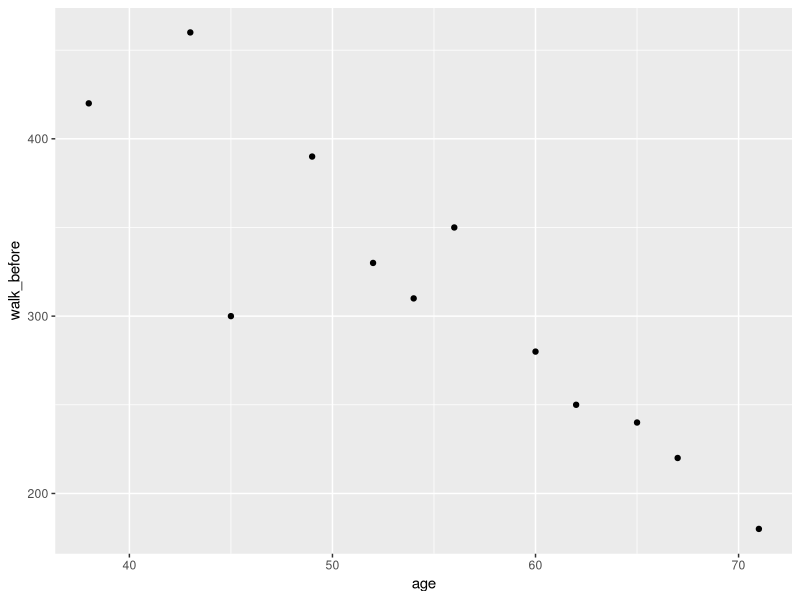
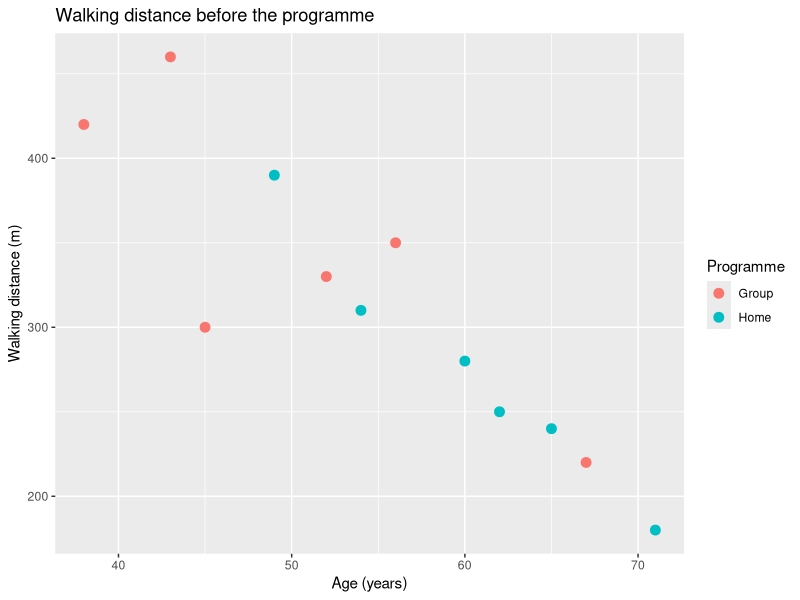
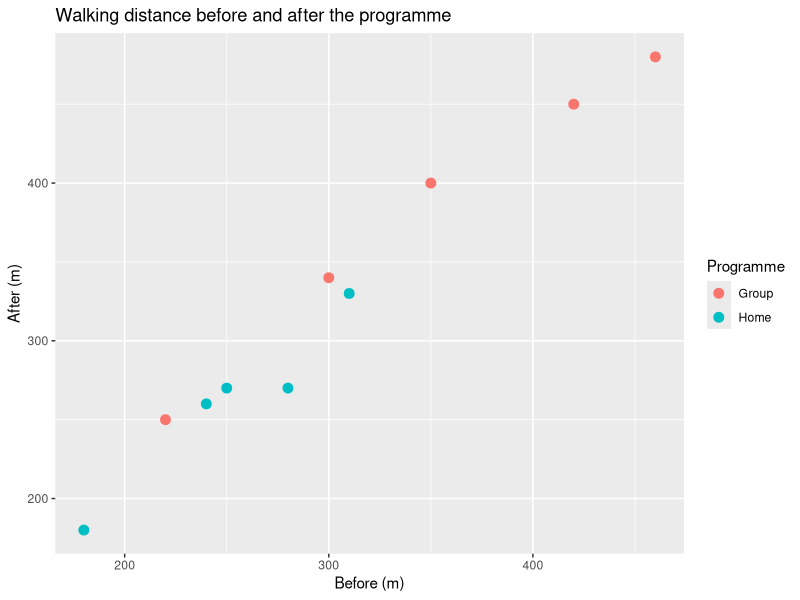
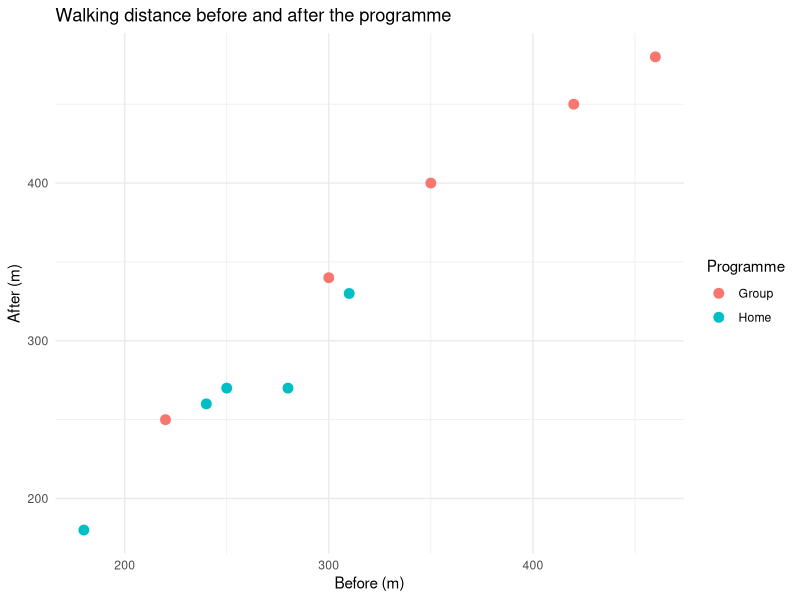
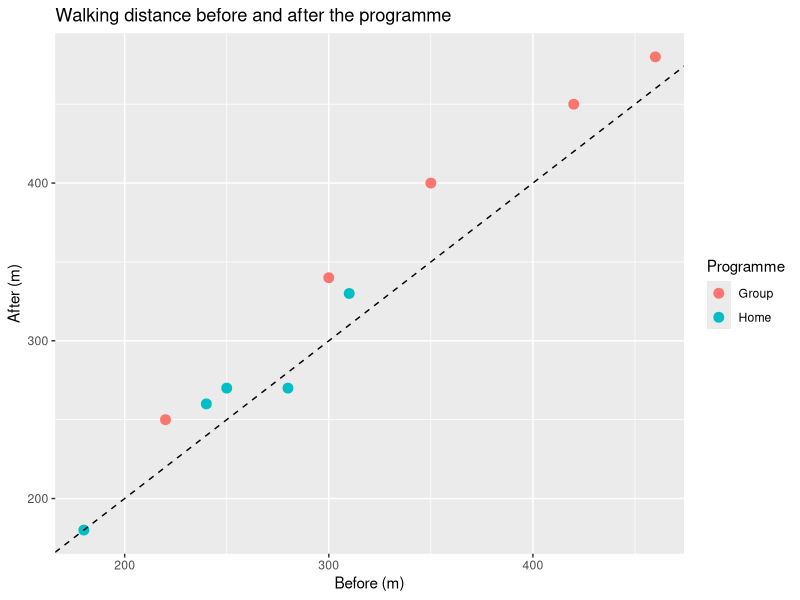
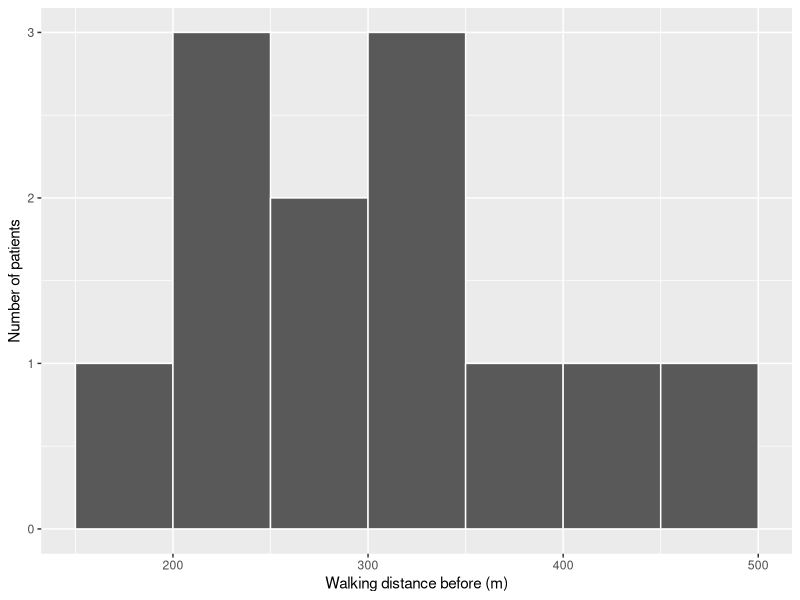
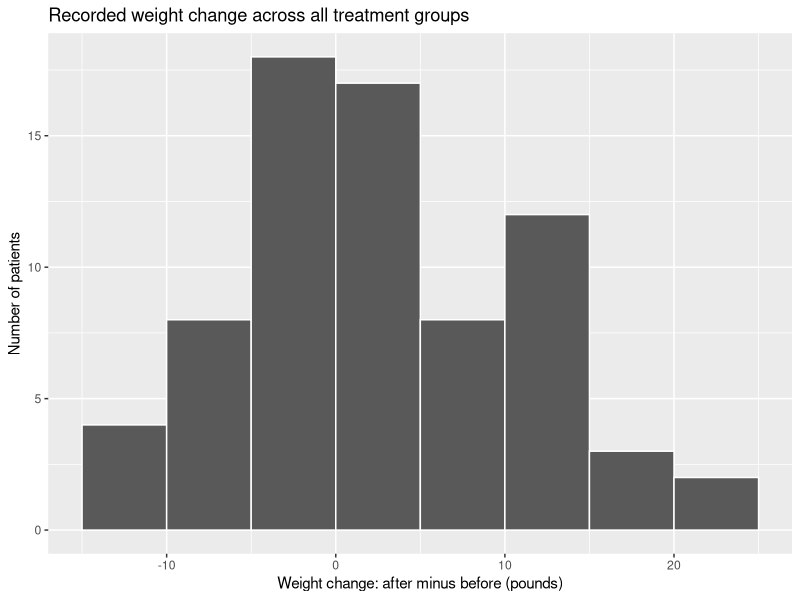
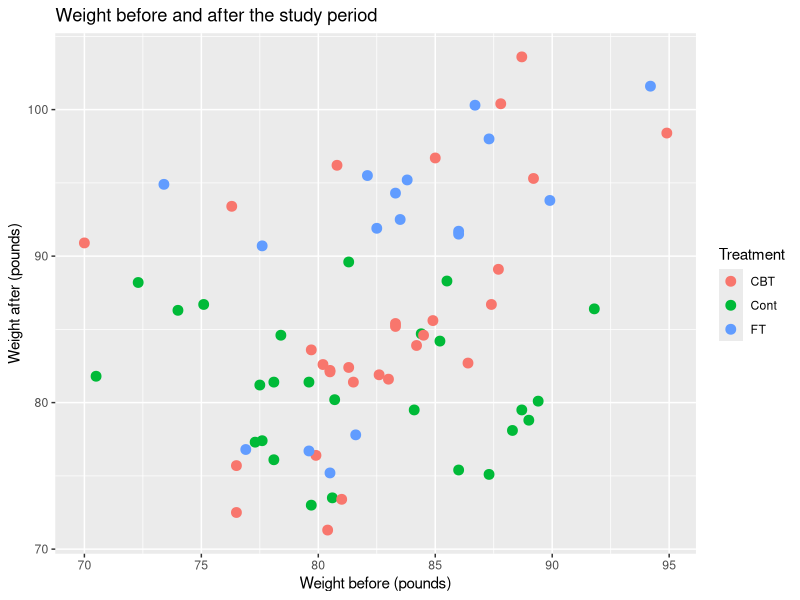

R code for these plots, in order:
## ---- chunk 1
knitr::opts_chunk$set(echo = TRUE, eval = FALSE)
## ---- chunk 2
library(tidyverse)
## ---- chunk 3
rehab <- data.frame(
  patient_id = c("R01", "R02", "R03", "R04", "R05", "R06",
                 "R07", "R08", "R09", "R10", "R11", "R12"),
  programme = c("Group", "Home", "Group", "Home", "Group", "Home",
                "Group", "Home", "Group", "Home", "Group", "Home"),
  age = c(45, 62, 38, 71, 56, 49, 67, 54, 43, 60, 52, 65),
  walk_before = c(300, 250, 420, 180, 350, 390,
                  220, 310, 460, 280, 330, 240),
  walk_after = c(340, 270, 450, 180, 400, NA,
                 250, 330, 480, 270, NA, 260)
)
## ---- chunk 4
dim(rehab)
names(rehab)
mean(rehab$age)                        # 55.16667
sum(is.na(rehab$walk_after))           # 2
mean(rehab$walk_after, na.rm = TRUE)   # 323
## ---- chunk 5
rehab$patient_id[is.na(rehab$walk_after)]  # R06, R11
mean(rehab$age)  # age is lower-case. rehab$Age returns NULL.
## ---- chunk 6
select(rehab, patient_id, age, walk_before)
## ---- chunk 7
filter(rehab, age >= 60)
filter(rehab, programme == "Home")
## ---- chunk 8
older_patients <- rehab |>
  filter(age >= 60) |>
  select(patient_id, age, walk_before)
older_patients
## ---- chunk 9
select(rehab, patient_id, programme, age)
home_all <- filter(rehab, programme == "Home")
dim(home_all)  # 6 rows, 5 columns
home_older <- rehab |>
  filter(programme == "Home") |>
  filter(age >= 60) |>
  select(patient_id, age, walk_after)
home_older
# One row is one Home patient aged at least 60.
## ---- chunk 10
rehab |>
  filter(programme == "Group", age < 50)
# R01, R03, R09
rehab |>
  filter(is.na(walk_after)) |>
  select(patient_id, programme)
# R06: Home, R11: Group
## ---- chunk 11
rehab |> arrange(age)
rehab |> arrange(desc(age))
## ---- chunk 12
rehab_change <- rehab |>
  mutate(change_m = walk_after - walk_before)
## ---- chunk 13
rehab_change |> select(patient_id, walk_before, walk_after, change_m)
## ---- chunk 14
rehab_ratio <- rehab |>
  mutate(distance_ratio = walk_after / walk_before)

rehab_ratio |>
  select(patient_id, walk_before, walk_after, distance_ratio)

# R01: increased by approximately 13.3%.
# R04: stayed the same.
# R10: decreased by approximately 3.6%.

improved_ratio <- rehab_ratio |>
  filter(distance_ratio > 1)
improved_ratio
## ---- chunk 15
improved_ratio |>
  arrange(desc(distance_ratio))
# R05 has the largest ratio: approximately 1.143.

rehab_percent <- rehab_ratio |>
  mutate(percent_change = (distance_ratio - 1) * 100)

rehab_percent |>
  filter(patient_id == "R01") |>
  select(patient_id, percent_change)
# Approximately 13.3%.

rehab_ratio |>
  filter(is.na(distance_ratio)) |>
  select(patient_id)
# R06 and R11 have no recorded follow-up distance.
## ---- chunk 16
rehab_change <- rehab |>
  mutate(change_m = walk_after - walk_before)
## ---- chunk 17
overall <- rehab_change |>
  summarise(
    n_patients = n(),
    n_observed = sum(!is.na(change_m)),
    mean_change_m = mean(change_m, na.rm = TRUE)
  )
overall
## ---- chunk 18
programme_summary <- rehab_change |>
  group_by(programme) |>
  summarise(
    n_patients = n(),
    n_observed = sum(!is.na(change_m)),
    mean_change_m = mean(change_m, na.rm = TRUE),
    .groups = "drop"
  )
programme_summary
## ---- chunk 19
programme_overview <- rehab |>
  group_by(programme) |>
  summarise(
    n_patients = n(),
    mean_before_m = mean(walk_before),
    median_before_m = median(walk_before),
    n_missing_after = sum(is.na(walk_after)),
    .groups = "drop"
  )

programme_overview

# Group: 6 patients, mean 346.7 m, median 340 m,
# and 1 missing follow-up measurement.

# Home: 6 patients, mean 275 m, median 265 m,
# and 1 missing follow-up measurement.

# Group had the higher mean starting distance.
# Neither programme has follow-up measurements for every patient.
## ---- chunk 20
rehab |>
  group_by(programme) |>
  summarise(
    n_patients = n(),
    n_recorded_after = sum(!is.na(walk_after)),
    n_missing_after = sum(is.na(walk_after)),
    mean_after_m = mean(walk_after, na.rm = TRUE),
    .groups = "drop"
  )

# Both programmes: 5 recorded + 1 missing = 6 patients.
# Mean follow-up distance: Group 384 m, Home 262 m.

# Starting distances are available for all six patients per programme.
# Follow-up means use only five patients per programme.
# Subtracting these means therefore does not give the mean
# within-patient change.
## ---- chunk 21
ggplot(rehab, aes(x = age, y = walk_before)) +
  geom_point()
## ---- chunk 22
baseline_plot <- ggplot(
  rehab, aes(x = age, y = walk_before, colour = programme)
) +
  geom_point(size = 3) +
  labs(
    title = "Walking distance before the programme",
    x = "Age (years)",
    y = "Walking distance (m)",
    colour = "Programme"
  )
baseline_plot
## ---- chunk 23
plot_data <- rehab |> filter(!is.na(walk_after))
dim(plot_data)  # 10 rows, 5 columns
followup_plot <- ggplot(
  plot_data,
  aes(x = walk_before, y = walk_after, colour = programme)
) +
  geom_point(size = 3) +
  labs(
    title = "Walking distance before and after the programme",
    x = "Before (m)", y = "After (m)", colour = "Programme"
  )
followup_plot
# Each point is a patient with a recorded follow-up distance.
# R06 and R11 are absent because that measurement is missing.
## ---- chunk 24
followup_plot + theme_minimal()
followup_plot +
  geom_abline(intercept = 0, slope = 1, linetype = "dashed")
# Above the line: after is greater than before.
# Export uses the Plots pane. Save your R script as well.
## ---- chunk 25
ggplot(rehab, aes(x = walk_before)) +
  geom_histogram(binwidth = 50, boundary = 0, colour = "white") +
  labs(x = "Walking distance before (m)", y = "Number of patients")
## ---- chunk 26
library(tidyverse)
anorexia <- MASS::anorexia
## ---- chunk 27
anorexia_changes <- anorexia |>
  mutate(change_lb = Postwt - Prewt)

treatment_summary <- anorexia_changes |>
  group_by(Treat) |>
  summarise(
    n_patients = n(),
    mean_change_lb = mean(change_lb),
    .groups = "drop"
  )

treatment_summary

# CBT: 29 patients, mean change approximately +3.01 pounds.
# Cont: 26 patients, mean change -0.45 pounds.
# FT: 17 patients, mean change approximately +7.26 pounds.

weight_histogram <- ggplot(anorexia_changes, aes(x = change_lb)) +
  geom_histogram(binwidth = 5, boundary = 0, colour = "white") +
  labs(
    title = "Recorded weight change across all treatment groups",
    x = "Weight change: after minus before (pounds)",
    y = "Number of patients"
  )

weight_histogram

# Family treatment had the largest observed mean weight gain.
# Each bar counts patients whose weight change falls in that interval,
# combining all three treatment groups.
# These summaries alone do not establish that one treatment is better.
## ---- chunk 28
anorexia_changes |>
  group_by(Treat) |>
  summarise(
    n_patients = n(),
    n_gained = sum(change_lb > 0),
    mean_change_lb = mean(change_lb),
    .groups = "drop"
  )

ggplot(
  anorexia_changes,
  aes(x = Prewt, y = Postwt, colour = Treat)
) +
  geom_point(size = 3) +
  labs(
    title = "Weight before and after the study period",
    x = "Weight before (pounds)",
    y = "Weight after (pounds)",
    colour = "Treatment"
  )
